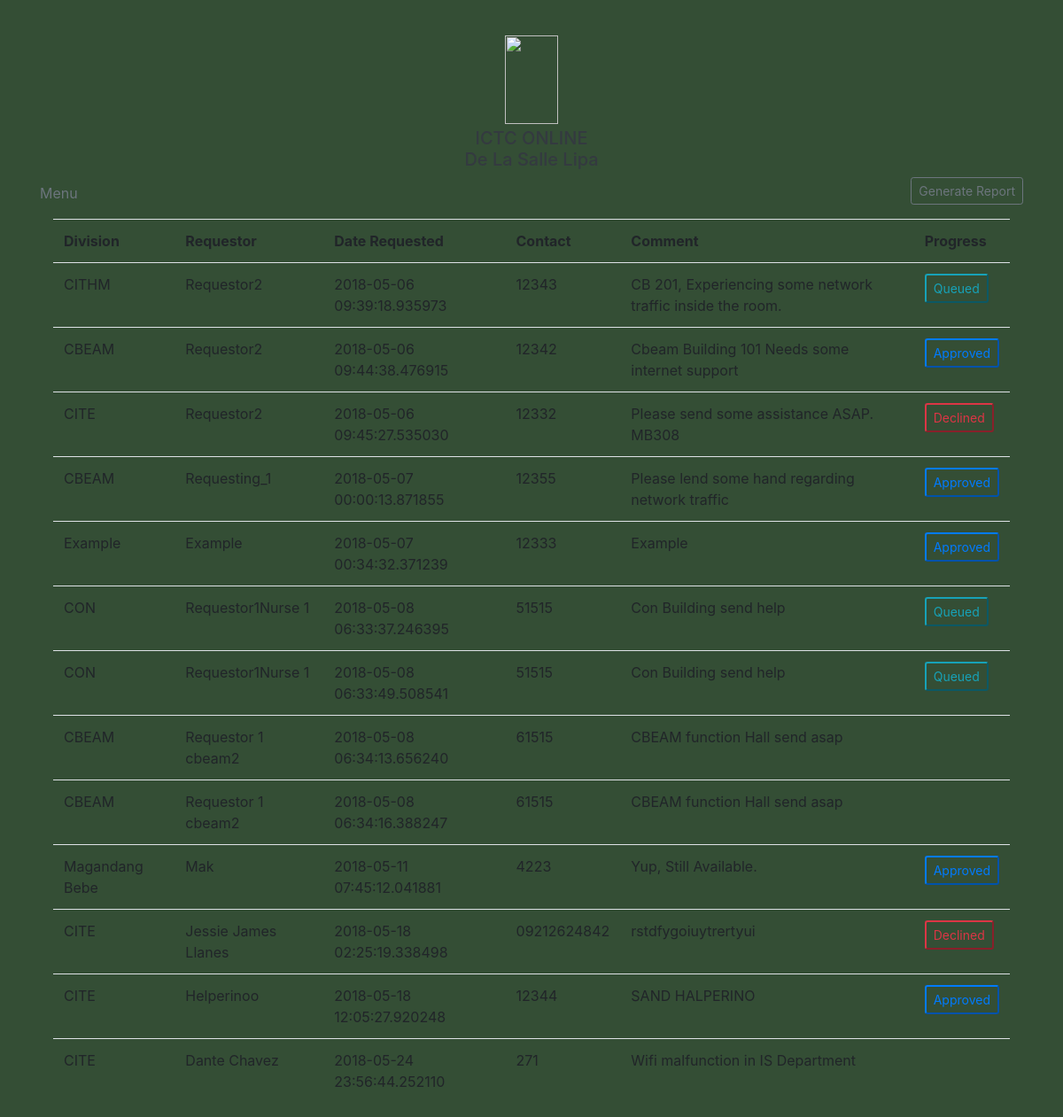
The app's page /GenerateReport.php with its own data.
### tables this page shows
CREATE TABLE `requestdatabase` (
  `id` int(11) NOT NULL,
  `division` varchar(255) NOT NULL,
  `contact` varchar(255) NOT NULL,
  `date` timestamp(6) NOT NULL DEFAULT CURRENT_TIMESTAMP(6),
  `comment` varchar(255) NOT NULL,
  `requestedby` varchar(255) NOT NULL,
  `username` varchar(255) NOT NULL,
  `status` varchar(255) NOT NULL,
  `note` varchar(255) NOT NULL,
  `technician` varchar(255) NOT NULL
);

### GenerateReport.php (the view, shortened to what this page needs)
<!doctype html>
<html lang="en">
    <head>
        <link rel="stylesheet" href="https://maxcdn.bootstrapcdn.com/bootstrap/4.0.0/css/bootstrap.min.css">
    </head>
    <body onload="myPrintFunction()" class="container-fluid" style="background-color: #344e35">
        <div class="container">
            <header class="blog-header py-3">
                <div class="flex-nowrap justify-content-between align-items-center">
                    <div class="col-12 pt-4 text-center">
                        <img class="d-block mx-auto mb-1" src="https://acesdlsl.files.wordpress.com/2010/08/logo-green-copy.png" alt="" width="60" height="100">
                        <h5 class="blog-header-logo text-dark" href="#">ICTC ONLINE<br>De La Salle Lipa</h5>
                    </div>
                </div>
                <div class="row flex-nowrap justify-content-between align-items-center">
                    <div class="col-4 pt-1">
                        <a class="text-muted" href="transactions.php">Menu</a>
                    </div>
                    <div class="col-4 d-flex justify-content-end align-items-center">
                        <a class="btn btn-sm btn-outline-secondary" href="#" onclick="myPrintFunction()">Generate Report</a>
                    </div>
                </div>
            </header>
            <form  class="col-md-12 column" id="formTbl" method="get">
                <div class="row clearfix">
                    <div class="col-md-12 col-12 column">
                        <table class="table table-hover" id="formtbl">
                            <?php
                                $result = mysql_query("SELECT * FROM requestdatabase")
                                or die(mysql_error());
                                echo '<tr>';
                                echo '<th>Division</a></th>';
                                echo '<th>Requestor</a></th>';
                                echo '<th>Date Requested</a></th>';
                                echo '<th>Contact</a></th>';
                                echo '<th>Comment</a></th>';
                                echo '<th>Progress</a></th>';
                                while($row = mysql_fetch_array( $result ))
                                {
                                    echo '<tr>';
                                    echo '<td>' . $row['division'] . '</td>';
                                    echo '<td>' . $row['requestedby'].'</td>';
                                    echo '<td>' . $row['date'].'</td>';
                                    echo '<td>' . $row['contact'] . '</td>';
                                    echo '<td>' . $row['comment'] . '</td>';
                            ?>
                            <td>
                                <?php
                                    if($row['status']=="Pending")
                                    {
                                        echo '<button type="button" class="btn-sm btn-outline-light" data-toggle="modal" data-target="#exampleModal' . $row['id'] . '" disabled>';
                                        echo $row['status'];
                                        echo '</button>';
                                    }
                                    elseif($row['status']=="Approved")
                                    {
                                        echo '<button type="button" class="btn-sm btn-outline-primary" data-toggle="modal" data-target="#exampleModal' . $row['id'] . '"disabled>';
                                        echo $row['status'];
                                        echo '</button>';
                                    }
                                    elseif($row['status']=="Declined")
                                    {
                                        echo '<button type="button" class="btn-sm btn-outline-danger" data-toggle="modal" data-target="#exampleModal' . $row['id'] . '"disabled>';
                                        echo $row['status'];
                                        echo '</button>';
                                    }
                                    elseif($row['status']=="Queued")
                                    {
                                        echo '<button type="button" class="btn-sm btn-outline-info" data-toggle="modal" data-target="#exampleModal' . $row['id'] . '"disabled>';
                                        echo $row['status'];
                                        echo '</button>';
                                    }
                                    elseif($row['status']=="Completed")
                                    {
                                        echo '<button type="button" class="btn-sm btn-outline-success" data-toggle="modal" data-target="#exampleModal' . $row['id'] . '"disabled>';
                                        echo $row['status'];
                                        echo '</button>';
                                    }
                                    elseif($row['status']=="Done")
                                    {
                                        echo '<button type="button" class="btn-sm btn-outline-success" data-toggle="modal" data-target="#exampleModal' . $row['id'] . '">';
                                        echo $row['status'];
                                        echo '</button>';
                                    }
                                    else
                                ?>
                            </td>
                            <?php
                                echo '</tr>';
                                }
                            ?>
                        </table>
                    </div>
                </div>
            </form>
  </body>
</html>

### records on screen
requestdatabase: division "CITHM", requestedby "Requestor2", date "2018-05-06 09:39:18.935973", contact "12343", comment "CB 201, Experiencing some network traffic inside the room.", status "Queued"
requestdatabase: division "CBEAM", requestedby "Requestor2", date "2018-05-06 09:44:38.476915", contact "12342", comment "Cbeam Building 101 Needs some internet support", status "Approved"
requestdatabase: division "CITE", requestedby "Requestor2", date "2018-05-06 09:45:27.535030", contact "12332", comment "Please send some assistance ASAP. MB308", status "Declined"
requestdatabase: division "CBEAM", requestedby "Requesting_1", date "2018-05-07 00:00:13.871855", contact "12355", comment "Please lend some hand regarding network traffic", status "Approved"
requestdatabase: division "Example", requestedby "Example", date "2018-05-07 00:34:32.371239", contact "12333", comment "Example", status "Approved"
requestdatabase: division "CON", requestedby "Requestor1Nurse 1", date "2018-05-08 06:33:37.246395", contact "51515", comment "Con Building send help", status "Queued"
requestdatabase: division "CON", requestedby "Requestor1Nurse 1", date "2018-05-08 06:33:49.508541", contact "51515", comment "Con Building send help", status "Queued"
requestdatabase: division "CBEAM", requestedby "Requestor 1 cbeam2", date "2018-05-08 06:34:13.656240", contact "61515", comment "CBEAM function Hall send asap"
requestdatabase: division "CBEAM", requestedby "Requestor 1 cbeam2", date "2018-05-08 06:34:16.388247", contact "61515", comment "CBEAM function Hall send asap"
requestdatabase: division "Magandang Bebe", requestedby "Mak", date "2018-05-11 07:45:12.041881", contact "4223", comment "Yup, Still Available.", status "Approved"
requestdatabase: division "CITE", requestedby "Jessie James Llanes", date "2018-05-18 02:25:19.338498", contact "09212624842", comment "rstdfygoiuytrertyui", status "Declined"
requestdatabase: division "CITE", requestedby "Helperinoo", date "2018-05-18 12:05:27.920248", contact "12344", comment "SAND HALPERINO", status "Approved"
requestdatabase: division "CITE", requestedby "Dante Chavez", date "2018-05-24 23:56:44.252110", contact "271", comment "Wifi malfunction in IS Department"
